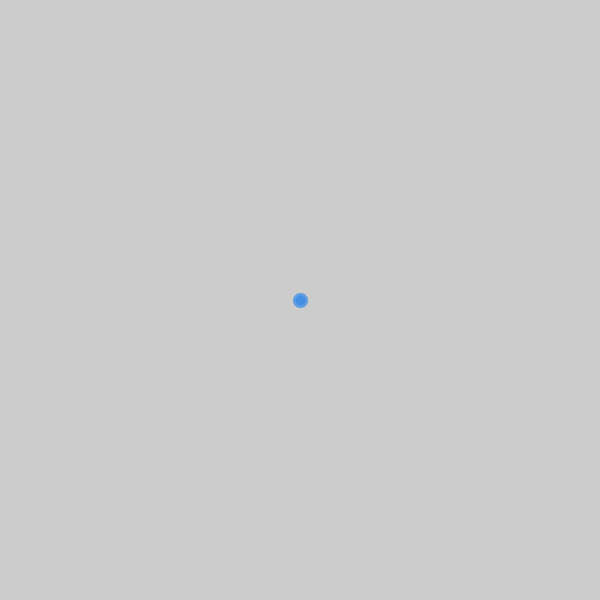
Frame 1 (no input)
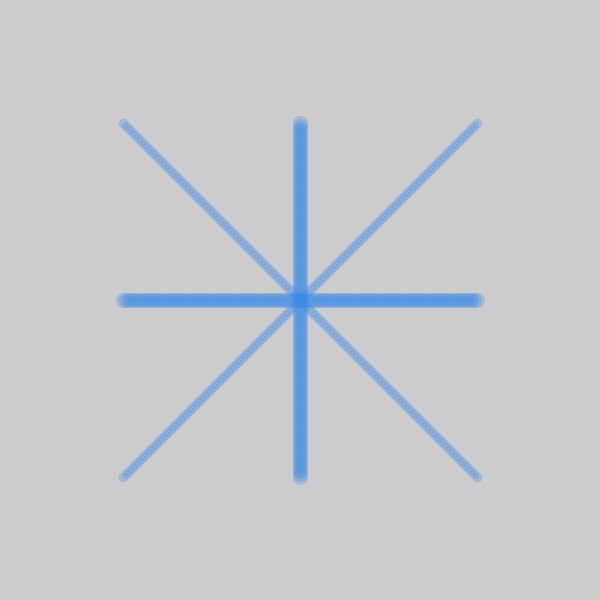
Frame 60 (the mouse pressed at the canvas centre just before this capture)
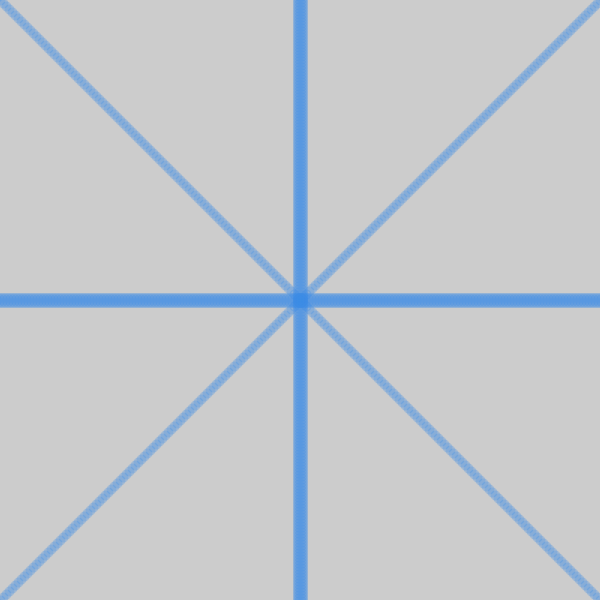
Frame 120 (the mouse held since frame 60 and released just before this capture)

The Processing sketch that drew these frames (run headless with seeded random() and noise(); from frame 60 on, the mouse is pressed at the canvas centre):

// Processing sketch: Week5_Code_Activity
// ── Week5_Code_Activity.pde
particle a;//initialize a class of particle named a
particle b;
particle c;
particle d;

particle A;//initialize a class of particle named A
particle B;
particle C;
particle D;

void setup(){
  size(600,600);//window size
  
  a = new particle(width/2, height/2, 15,0,3);// use constructor to set information about this particular a
  b = new particle(width/2, height/2, 15,3,0);
  c = new particle(width/2, height/2, 15,0,-3);
  d = new particle(width/2, height/2, 15,-3,0);
  
  A = new particle(width/2, height/2, 10,3,3);// use constructor to set information about this particular A
  B = new particle(width/2, height/2, 10,3,-3);
  C = new particle(width/2, height/2, 10,-3,3);
  D = new particle(width/2, height/2, 10,-3,-3);
  
}

void draw(){
  
  a.display();// display a's information
  b.display();
  c.display();
  d.display();
  
  A.display();//display A's information
  B.display();
  C.display();
  D.display();

  
}

void mouseReleased(){
  a.size -=3;//decrease a's size by 3 by every click
  b.size -=3;
  c.size -=3;
  d.size -=3;
  
  A.size -=2;//decrease A's size by 2 by every click
  B.size -=2;
  C.size -=2;
  D.size -=2;
}

// ── particle.pde
class particle{//make a class
 
  // necessary variables
  float x,y;
  float size;
  float speedX, speedY;
  
  // constructor set the instance of particle
  particle( float x_ , float y_, float size_, float speedX_, float speedY_ ) {
    x= x_;
    y= y_;
    size = size_;
    speedX = speedX_;
    speedY = speedY_;
    
  }
  
  // methods
  void display(){
   strokeWeight( size );//outline
   stroke(57,137,228,70);//color transfer
   point(x,y);//position
   x = x + speedX;
   y = y + speedY;    
  }
  
}
